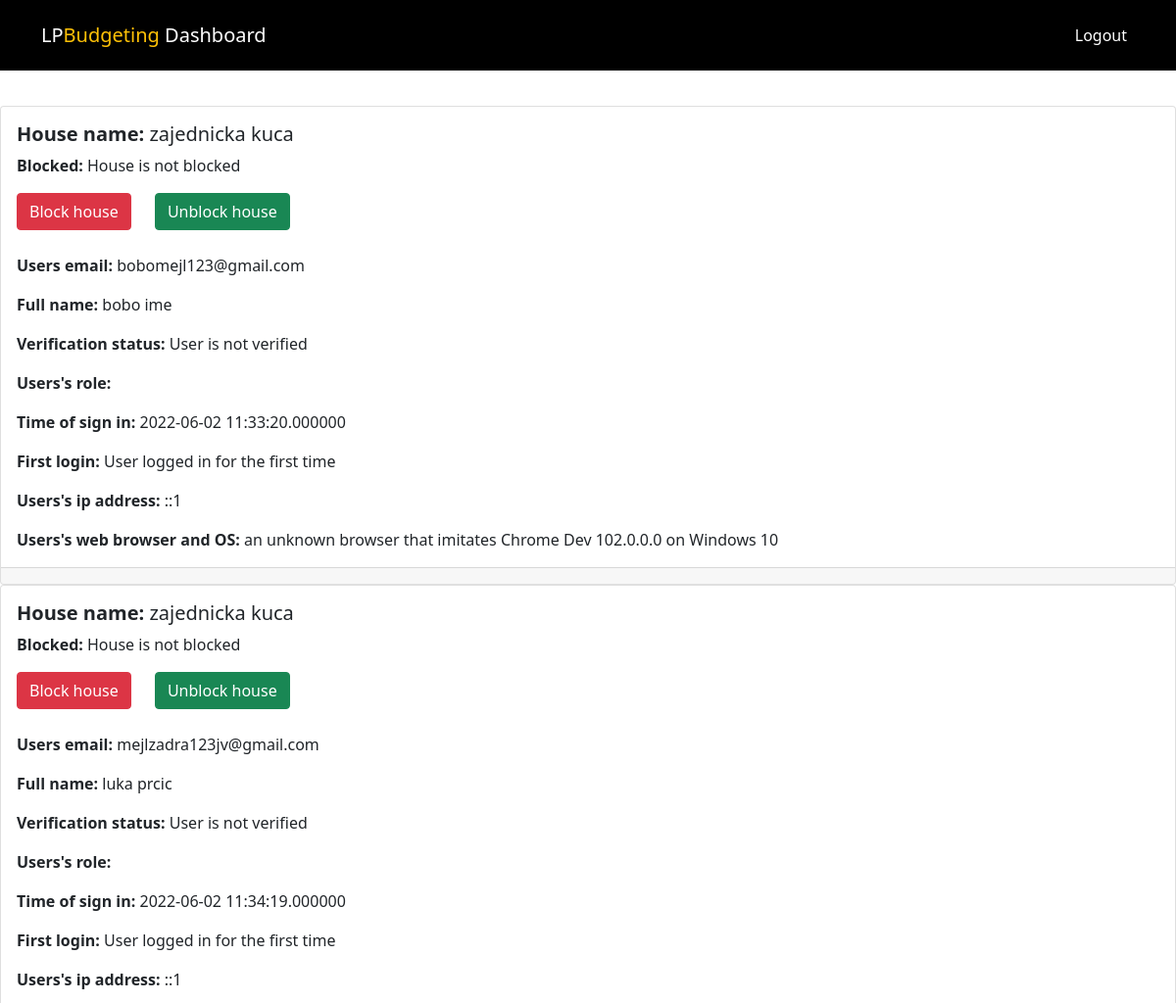
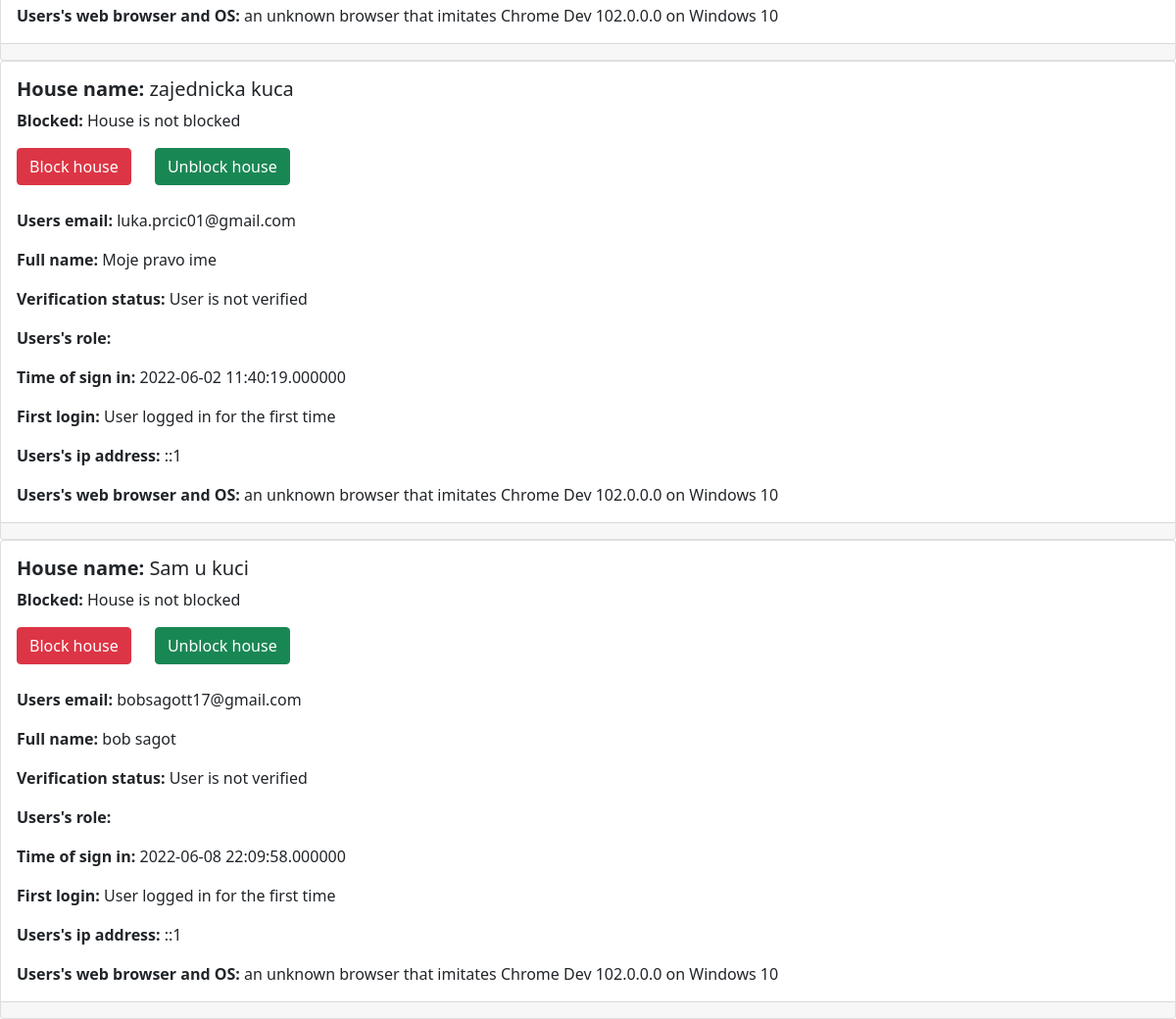
Page /includes/admin-logged-in.php (signed in) on the committed database (2 pictures, top to bottom).
### tables this page shows
CREATE TABLE `accounts` (
  `users_id` int(11) NOT NULL,
  `users_pwd` longtext NOT NULL,
  `users_email` varchar(100) NOT NULL,
  `full_name` varchar(200) NOT NULL,
  `verify_status` tinyint(2) NOT NULL DEFAULT 0 COMMENT '0 = not verified, 1 = verified ',
  `verify_token` varchar(200) DEFAULT NULL,
  `role` int(11) DEFAULT 1 COMMENT '0 = regular user \r\n1 = household admin \r\n2 = super admin	',
  `password_reset_token` longtext DEFAULT NULL,
  `first_login` int(11) DEFAULT NULL COMMENT 'NULL = user has yet to log in for the first time, 1 = user has already logged in once',
  `date_time_signup` datetime(6) DEFAULT NULL,
  `verification_expires` datetime(6) DEFAULT NULL,
  `img_name` varchar(255) DEFAULT NULL,
  `img_status` int(6) DEFAULT 0 COMMENT '0 = no upload, 1 = img upload ',
  `2FA_status` int(11) NOT NULL DEFAULT 0 COMMENT '0 = 2FA off , 1 = 2FA on',
  `PIN_expiration` datetime NOT NULL,
  `PIN` int(7) DEFAULT NULL
);

CREATE TABLE `household` (
  `household_id` int(11) NOT NULL,
  `household_name` varchar(200) NOT NULL DEFAULT 'single person',
  `blocked` tinyint(4) NOT NULL DEFAULT 0 COMMENT '0 = not blocked, 1 = blocked'
);

CREATE TABLE `log_data` (
  `data_id` int(11) NOT NULL,
  `ip_adress` varchar(200) DEFAULT NULL,
  `web_browser_OS` varchar(200) DEFAULT NULL,
  `signup_time` datetime DEFAULT NULL,
  `users_id` int(11) DEFAULT NULL
);

### classes/dbh.classes.php (called while the page is built)
<?php
class Dbh
{
    protected function connect()
    {
        try {
            $username = "root";
            $password = "root";
            $dbh = new PDO('mysql:host=localhost;dbname=cost', $username, $password);
            return $dbh;
        } catch (PDOException $e) {
            print "Error: " . $e->getMessage() . "<br>";
            die();
        }
    }
}

### classes/insert-get-class.php (called while the page is built, shortened)
<?php
require_once "dbh.classes.php";
class Insert_get extends Dbh
{
    function get_all_houses()
    {
        $get_stmt = $this->connect()->prepare("
SELECT
household.household_name,
household.blocked,
accounts.users_email,
accounts.full_name,
accounts.verify_status,
accounts.role,
accounts.date_time_signup,
accounts.first_login,
log_data.ip_adress,
log_data.web_browser_OS,
household.household_id,
roles.role
FROM accounts
INNER JOIN household_accounts
ON accounts.users_id = household_accounts.user_id
INNER JOIN roles
on accounts.role = roles.roles_id
INNER JOIN log_data
On log_data.users_id = accounts.users_id
INNER JOIN household
On household.household_id = household_accounts.house_hold_id
");
        if ($get_stmt->execute()) {
            while ($selector = $get_stmt->fetchAll(PDO::FETCH_ASSOC)) {
                return $selector;
            }
        } else {
            die("There has been an error");
        }
    }
}

### includes/admin-logged-in.php (the view, shortened to what this page needs)
<!doctype html>
<html lang="en">
<head>
    <link href="https://cdn.jsdelivr.net/npm/bootstrap@5.1.3/dist/css/bootstrap.min.css" rel="stylesheet"
>
    <link rel="stylesheet" href="https://cdn.jsdelivr.net/npm/bootstrap-icons@1.3.0/font/bootstrap-icons.css">
    <link rel="stylesheet" href="../CSS/style.css">
    <link rel="stylesheet" href="https://cdnjs.cloudflare.com/ajax/libs/font-awesome/6.1.1/css/all.min.css"
/>
</head>
<body>
<nav class="navbar navbar-expand-lg bg-black navbar-dark py-3 fixed-top">
    <div class="container">
        <a href="#" class="navbar-brand">LP<span class="text-warning">Budgeting</span> Dashboard</a>
        <div class="collapse navbar-collapse " id="navmenu">
            <ul class="navbar-nav ms-auto">
                <li class='nav-item'>
                    <a href='logout.inc.php' class='nav-link text-white'>Logout</a>
                </li>
            </ul>
        </div>
    </div>
</nav>
<br><br>
<?php
require_once "../classes/insert-get-class.php";
$get = new Insert_get();
$houses_array = $get->get_all_houses();
for ($i = 0; $i < count($houses_array); $i++) {
    if ($houses_array[$i]['verify_status'] === 1) {
        $verify_text = "User is verified";
    } else {
        $verify_text = "User is not verified";
    }
    if ($houses_array[$i]['first_login'] === null) {
        $first_login_text = "User logged in for the first time";
    } else {
        $first_login_text = "User has yet to login";
    }
    if ($houses_array[$i]['blocked'] === 1) {
        $blocked_text = "House is blocked";
    } else {
        $blocked_text = "House is not blocked";
    }
    echo '<div class="card">
    <div class="card-body">
        <h5 class="card-title" id="parent"><b>House name:</b> ' . $houses_array[$i]['household_name'] . '</h5>
        <p class="card-text"><b>Blocked:</b> ' . $blocked_text . '</p>
        <button type="submit" name="block_btn" class="btn btn-danger block" id="block_btn" value="' . $houses_array[$i]['household_id'] . '">Block house</button>
        <button type="submit" name="unblock_btn" class="btn btn-success unblock" id="unblock_btn" style="margin-left: 20px" value="' . $houses_array[$i]['household_id'] . '">Unblock house</button>
        <br><br>
        <p class="card-text"><b>Users email:</b> ' . $houses_array[$i]['users_email'] . '</p>
        <p class="card-text"><b>Full name:</b>  ' . $houses_array[$i]['full_name'] . '</p>
        <p class="card-text"><b>Verification status:</b>  ' . $verify_text . '</p>
        <p class="card-text"><b>Users\'s role:</b> ' . $role_text . '</p>
        <p class="card-text"><b>Time of sign in:</b> ' . $houses_array[$i]['date_time_signup'] . '</p>
        <p class="card-text"><b>First login:</b>  ' . $first_login_text . '</p>
        <p class="card-text"><b>Users\'s ip address:</b> ' . $houses_array[$i]['ip_adress'] . '</p>
        <p class="card-text"><b>Users\'s web browser and OS:</b> ' . $houses_array[$i]['web_browser_OS'] . '</p>
    </div>
    <div class="card-footer text-muted">
    </div>
</div>';
}
?>
</body>
</html>

### CSS/style.css (style rules this page uses)
body { min-height:100vh;min-height:-webkit-fill-available }
html { height:-webkit-fill-available }
body::before { display:block;content:'';height:60px }

### rows in the picture
accounts: household.household_name "zajednicka kuca", household.blocked "House is not blocked", users_email "bobomejl123@gmail.com", full_name "bobo ime", verify_status "User is not verified", date_time_signup "2022-06-02 11:33:20.000000", first_login "User logged in for the first time", log_data.ip_adress "::1", log_data.web_browser_OS "an unknown browser that imitates Chrome Dev 102.0.0.0 on Windows 10"
accounts: household.household_name "zajednicka kuca", household.blocked "House is not blocked", users_email "mejlzadra123jv@gmail.com", full_name "luka prcic", verify_status "User is not verified", date_time_signup "2022-06-02 11:34:19.000000", first_login "User logged in for the first time", log_data.ip_adress "::1", log_data.web_browser_OS "an unknown browser that imitates Chrome Dev 102.0.0.0 on Windows 10"
accounts: household.household_name "zajednicka kuca", household.blocked "House is not blocked", users_email "luka.prcic01@gmail.com", full_name "Moje pravo ime", verify_status "User is not verified", date_time_signup "2022-06-02 11:40:19.000000", first_login "User logged in for the first time", log_data.ip_adress "::1", log_data.web_browser_OS "an unknown browser that imitates Chrome Dev 102.0.0.0 on Windows 10"
accounts: household.household_name "Sam u kuci", household.blocked "House is not blocked", users_email "bobsagott17@gmail.com", full_name "bob sagot", verify_status "User is not verified", date_time_signup "2022-06-08 22:09:58.000000", first_login "User logged in for the first time", log_data.ip_adress "::1", log_data.web_browser_OS "an unknown browser that imitates Chrome Dev 102.0.0.0 on Windows 10"
